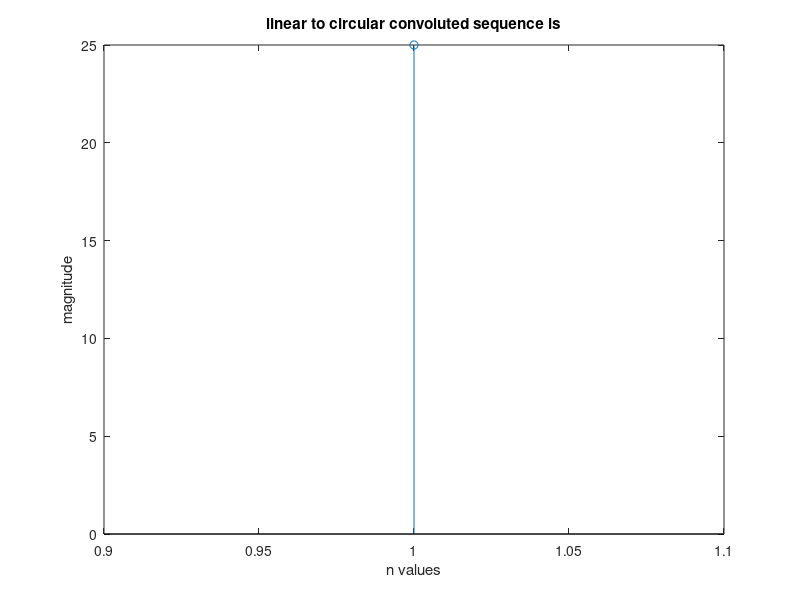

Recreate this plot in MATLAB.
clc;
close all;
clear all;
x=input('Enter sequence 1');
y=input('Enter sequence 2');
if(length(x)~=length(y))
if(length(x)>length(y))
    y=[y zeros(1,(length(x)-length(y)))];
else
    x=[x zeros(1,(length(y)-length(x)))];
end
end
N=length(x)+length(y)-1;
xk=conv(x,y);
disp(xk)
if (rem(N,2)==0)
else
    xk=[xk zeros(1,1)];
    N=N+1;
end
n=N/2;
x1=[];x2=[];
for i=0:n-1
    x1=[x1 xk(i+1)];
end
for j=n:N-1
    x2=[x2 xk(j+1)];
end
disp(x1)
disp(x2)
sum=x1+x2;
disp('Linear to circular convoluted values');
disp(sum)
figure
stem(sum)
xlabel('n values');
ylabel('magnitude');
title('linear to circular convoluted sequence is');